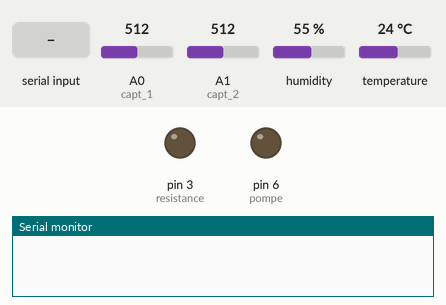
Simulated run of this sketch. Board: Arduino Uno, built for the host (arithmetic inside an expression is 32-bit, double 64-bit). On the bench: output pins drawn as LEDs (lit = HIGH), the last lines printed to the serial monitor. Inputs (shaded band) come from the test bench; at power-on: temperature 24 °C, A0 (capt_1) = 512, A1 (capt_2) = 512, humidity 55 %. The local clock reads 2024-03-15 10:24:30 at power-on unless the sketch sets it. At 4.0 s the program stops and its outputs stay as they are.

Above: at 0.8 s.
0.9 s: "A" received over Serial
3.4 s: temperature set to 3 °C
At 4.9 s:
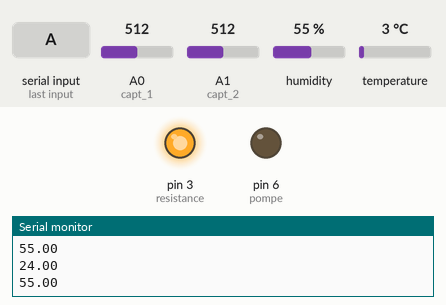
Timing chart, 0 to 5.5 s (numbered marks = the images above; inputs shaded):
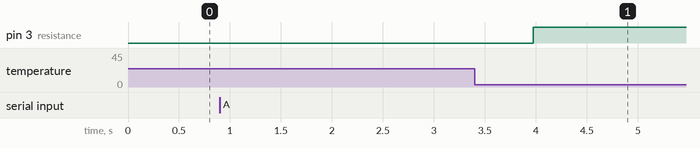

Measured:
- after the input at 3.4 s, pin 3 (resistance): LOW → HIGH after 0.57 s

The sketch:

DigitalReadSerial.ino
```cpp
#include <dht11.h>
#include <RTClib.h>
#define dht_apin 4
dht11 DHT11;
RTC_DS3231 rtc;
const int capt_1 = A0;
const int capt_2 = A1;
const int pompe = 6;
const int resistance = 3;
String trad1, trad2;
int taux1,taux2,eau_hiver,eau_été,temperature_hiver,temperature_été,inputString,junk,a;
void setup(){
    Serial.begin(9600);
    pinMode(capt_1,INPUT);
    pinMode(capt_2,INPUT);
    pinMode(pompe,OUTPUT);
    pinMode(resistance,OUTPUT);
    if (! rtc.begin()){
        digitalWrite(13, HIGH);
        delay(1000);
        digitalWrite(13,LOW);
        while (1);
   }
    while (a!=1){
        if(Serial.available()){
            while(Serial.available()) {
                char inChar = (char)Serial.read(); //Lire l'entrée
                inputString += inChar; //Construit une chaine de caractére a partir des caractére reçus
            }
            while (Serial.available() > 0) {
                junk = Serial.read() ;
            }
            switch (inputString){
                case 'A':
                    eau_hiver='pot';
                    eau_été='coupelle';
                    temperature_hiver= 12;
                    temperature_été= 25;
                    a=1;
                    break;
                case 'B':
                    eau_hiver='pot';
                    eau_été='pot';
                    temperature_hiver= 10;
                    temperature_été= 25;
                    a=1;
                    break;
                case 'C':
                    eau_hiver='pot';
                    eau_été='pot';
                    temperature_hiver= 10;
                    temperature_été= 25;
                    a=1;
                    break;
            }
            inputString = "";
        }
    }
    delay(1000);
}
void loop(){
    int chk = DHT11.read(dht_apin);
    DateTime time = rtc.now();
    taux1=map(analogRead(capt_1),0,1024,0,100);
    taux2=map(analogRead(capt_2),0,1024,0,100);
    if ( time.month() >= 4 and time.month() <= 9){//été
        if (DHT11.temperature < temperature_été){//gestion temperature
            digitalWrite(resistance,HIGH);
            while(DHT11.temperature < temperature_été);
        }
        digitalWrite(resistance,LOW);
        if (taux1 < 20 and eau_été=='coupelle'){
            digitalWrite(pompe,HIGH);
            while (taux1 < 20 and eau_été=='coupelle');
        }
        if (taux2 < 20 and eau_été=='pot'){
            digitalWrite(pompe, HIGH);
            while (taux2 < 20 and eau_été=='pot');
        }
        digitalWrite(pompe,LOW);
    }
    else{//hiver
        if (DHT11.temperature < temperature_hiver){//gestion temperature
            digitalWrite(resistance,HIGH);
            while(DHT11.temperature < temperature_hiver);
        }
        digitalWrite(resistance,LOW);
        if (taux1 < 20 and eau_hiver=='coupelle'){
            digitalWrite(pompe,HIGH);
            while (taux1 < 20 and eau_hiver=='coupelle');
        }
        if (taux2 < 20 and eau_hiver=='pot'){
            digitalWrite(pompe, HIGH);
            while (taux2 < 20 and eau_hiver=='pot');
        }
        digitalWrite(pompe,LOW);
    }
    Serial.println((float)DHT11.temperature, 2);
    Serial.println((float)DHT11.humidity, 2);
    delay(1000);
}
```
